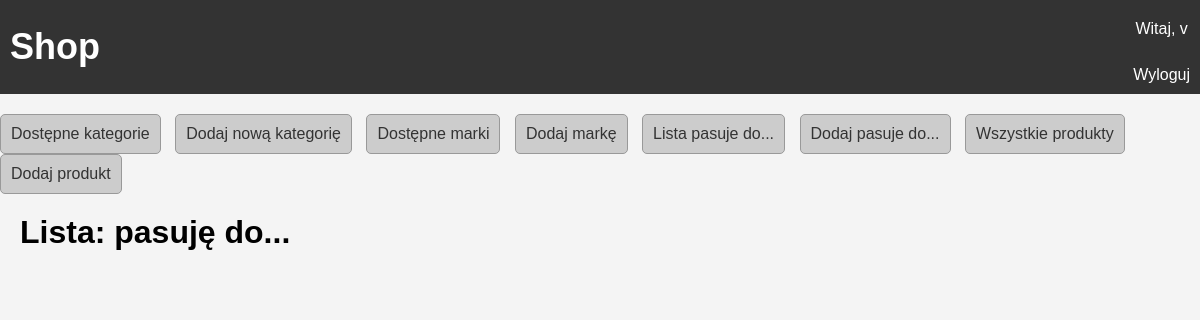
/matches_with_all/ (signed in), run on an earlier commit of the app's database.
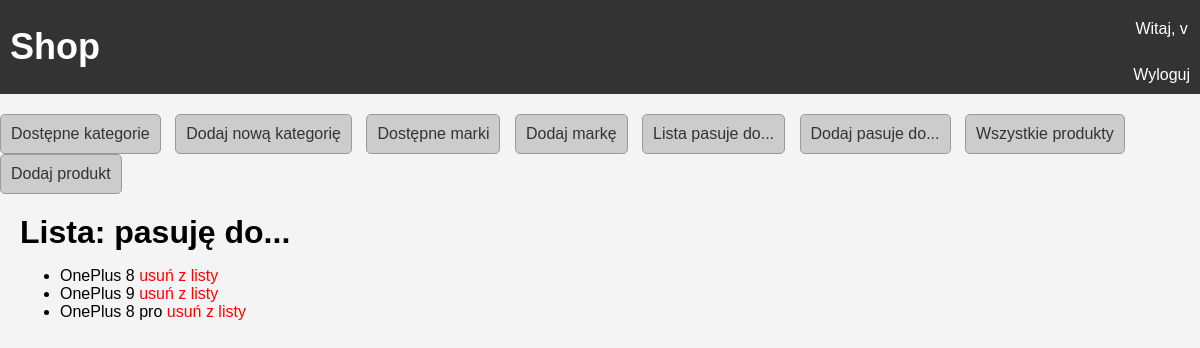
And on a later commit of the database.
### shop/models.py (models this page shows, shortened)
class MatchesWith(models.Model):
    name_product = models.CharField(max_length=50)

### shop/views.py (the view)
# urls.py: path('matches_with_all/', MatchesWithAdminListView.as_view(), name='matches_with_all'),
class MatchesWithAdminListView(AdminRequiredMixin, ListView):
    model = MatchesWith
    template_name = 'all_matches_with.html'
    context_object_name = 'object_list'

### shop/views.py (called while the page is built)
    def test_func(self):
        return self.request.user.is_superuser

### shop/templates/all_matches_with.html
{% extends 'base.html' %}
{% block content %}
<h1> Lista: pasuję do...</h1>
<ul>
    {% for item in object_list %}
        <li>{{item.name_product}} <a href="{% url 'matches_with_delete' pk=item.pk%}" style= "color:red;">usuń z listy</a></li>
    {% endfor %}
</ul>
{% endblock %}

What changed in the data, as far as the page shows it:
added MatchesWith: name_product "OnePlus 8"
added MatchesWith: name_product "OnePlus 9"
added MatchesWith: name_product "OnePlus 8 pro"
